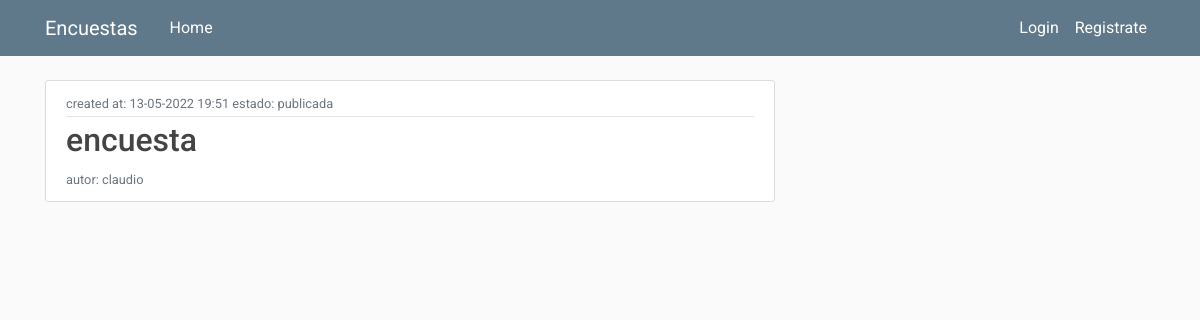
Page /home on the earlier database version.
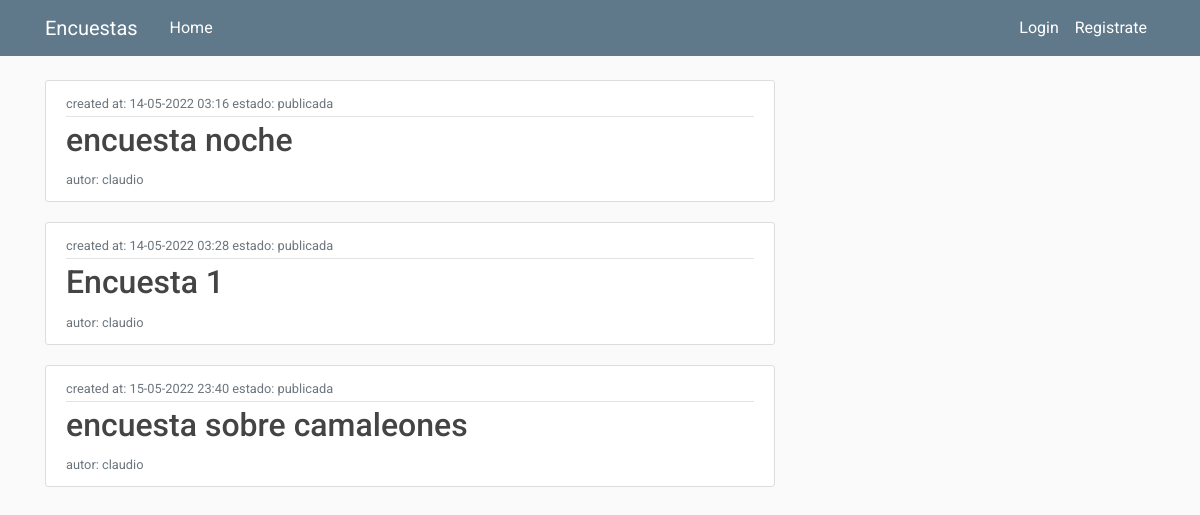
Same page on the later database version.
### encuestas/models.py (models this page shows)
class Encuesta(db.Model):
    id = db.Column(db.Integer, primary_key = True)
    title = db.Column(db.String(100),nullable = False)
    date_created = db.Column(db.DateTime, nullable = False, default = datetime.utcnow)
    date_posted = db.Column(db.DateTime, default = datetime.utcnow)
    user_id = db.Column(db.Integer, db.ForeignKey('user.id'),nullable = False)
    preguntas = db.relationship('Pregunta', backref = 'content', lazy = True)
    estado =  db.Column(db.String(100), default = "creada")

### encuestas/routes.py (the view)
@app.route("/")
@app.route("/home")
def home():
    encuestas = Encuesta.query.filter_by(estado = "publicada")
    return render_template('home.html', encuestas = encuestas)

### encuestas/templates/home.html
{% extends "layout.html" %} {%block scripts%} {%endblock scripts%} {% block
content %} {% for encuesta in encuestas %}
<article class="media content-section">
  <div class="media-body">
    <div class="article-metadata">
      <small class="text-muted">
        created at: {{encuesta.date_created.strftime('%d-%m-%Y %H:%M')}}
      </small>
      <small class="text-muted"> estado: {{encuesta.estado}} </small>
    </div>
    <h2>
      <a
        class="article-title"
        href="{{ url_for('encuesta', encuesta_id=encuesta.id) }}"
        >{{ encuesta.title }}</a
      >
    </h2>
    <small class="text-muted"> autor: {{encuesta.user_id}} </small>
  </div>
</article>
{% endfor %} {% endblock content %}

### encuestas/templates/layout.html (shortened to what this page needs)
<!DOCTYPE html>
<html>
<head>
    <link rel="stylesheet" href="https://maxcdn.bootstrapcdn.com/bootstrap/4.0.0/css/bootstrap.min.css">
    <link rel="stylesheet" type="text/css" href="{{ url_for('static', filename='main.css') }}">
</head>
<body>
    <header class="site-header">
      <nav class="navbar navbar-expand-md navbar-dark bg-steel fixed-top">
        <div class="container">
          <a class="navbar-brand mr-4" href="/">Encuestas</a>
          <div class="collapse navbar-collapse" id="navbarToggle">
            <div class="navbar-nav mr-auto">
              <a class="nav-item text-white nav-link" href="{{ url_for('home') }}">Home</a>
            </div>
            <div class="navbar-nav">
              {% if current_user.is_authenticated %}
              <a class="nav-item text-white nav-link" href="{{ url_for('profile') }}">Perfil</a>
              <a class="nav-item text-white nav-link" href="{{ url_for('logout') }}">Salir</a>
              {% else %}
              <a class="nav-item text-white nav-link" href="{{ url_for('login') }}">Login</a>
              <a class="nav-item text-white nav-link" href="{{ url_for('register') }}">Registrate</a>
              {% endif %}
            </div>
          </div>
        </div>
      </nav>
    </header>
    <main role="main" class="container">
      <div class="row">
        <div id="content-section" class="col-md-8">
          {% block content %}{% endblock %}
        </div>
      </div>
    </main>
</body>
</html>

### encuestas/static/main.css (style rules this page uses)
body { font-family: "Roboto", sans-serif; font-weight: 400; background: #fafafa; color: #444; margin-top: 5rem; box-sizing: border-box; }
h1, h2, h3, h4, h5, h6 { color: #444444; }
.bg-steel { background-color: #5f788a; }
.site-header .navbar-nav .nav-link { color: #cbd5db; }
.content-section { background: #ffffff; padding: 10px 20px; border: 1px solid #dddddd; border-radius: 3px; margin-bottom: 20px; }
.article-title { color: #444444; }
.article-metadata { padding-bottom: 1px; margin-bottom: 4px; border-bottom: 1px solid #e3e3e3; }

Differences in the rows shown:
no longer on this page (row edited): Encuesta: date_created "13-05-2022 19:51", estado "publicada", title "encuesta", user_id "claudio"
now on this page (row edited): Encuesta: date_created "14-05-2022 03:16", estado "publicada", title "encuesta noche", user_id "claudio"
added Encuesta: date_created "14-05-2022 03:28", estado "publicada", title "Encuesta 1", user_id "claudio"
added Encuesta: date_created "15-05-2022 23:40", estado "publicada", title "encuesta sobre camaleones", user_id "claudio"
